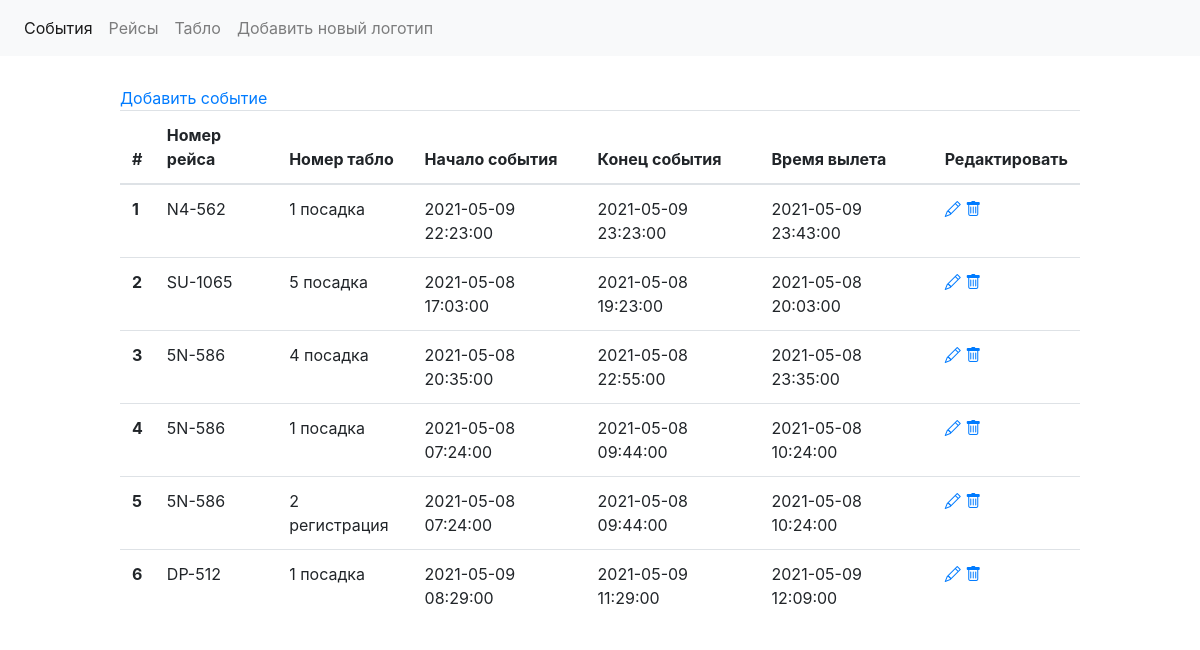
The page /index on the database as committed earlier.
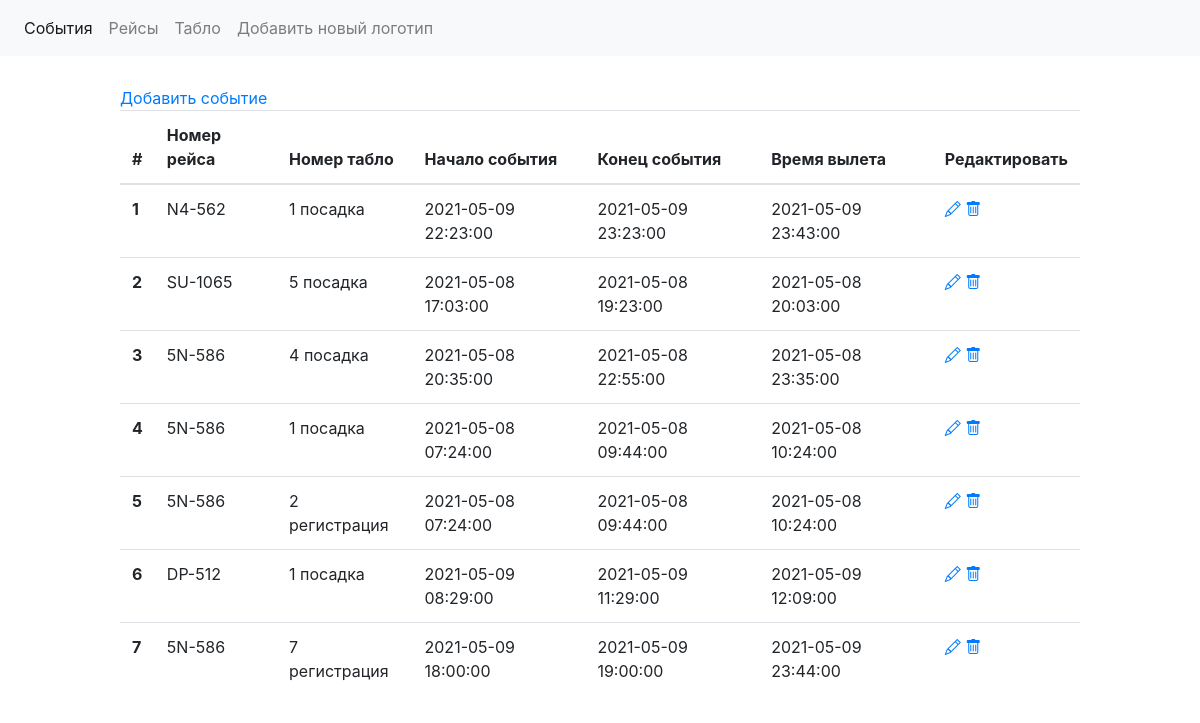
The same page on the database as committed later.
### data/main_table.py (models this page shows)
class MainTable(SqlAlchemyBase, SerializerMixin):
    __tablename__ = 'main'
    id = sqlalchemy.Column(sqlalchemy.Integer,
                           primary_key=True, autoincrement=True)
    n_route_id = sqlalchemy.Column(sqlalchemy.Integer,
                                   sqlalchemy.ForeignKey("routes.id"))
    n_route = orm.relation('Routes')
    begin_time = sqlalchemy.Column(sqlalchemy.DateTime, default=datetime.datetime.now)
    end_time = sqlalchemy.Column(sqlalchemy.DateTime, default=datetime.datetime.now)
    up_time = sqlalchemy.Column(sqlalchemy.DateTime, default=datetime.datetime.now)
    n_st_id = sqlalchemy.Column(sqlalchemy.Integer,
                                sqlalchemy.ForeignKey("st.id"))
    n_st = orm.relation('Sts')

### data/routes.py (models this page shows)
class Routes(SqlAlchemyBase, SerializerMixin):
    __tablename__ = 'routes'
    id = sqlalchemy.Column(sqlalchemy.Integer,
                           primary_key=True, autoincrement=True)
    route = sqlalchemy.Column(sqlalchemy.String, nullable=True)
    path_logo = sqlalchemy.Column(sqlalchemy.String, nullable=True)
    airport = sqlalchemy.Column(sqlalchemy.String, nullable=True)

### main.py (the view)
@app.route('/', methods=['GET', 'POST'])
@app.route('/index', methods=['GET', 'POST'])
def events():
    db_sess = db_session.create_session()
    data = db_sess.query(MainTable).all()
    if 'st_number' in request.args.keys():
        id_row = request.args['st_number']
        db_sess.query(MainTable).filter(MainTable.id == id_row).delete()
        db_sess.commit()
        data = db_sess.query(MainTable).all()
    return render_template("events.html", data=enumerate(data))

### data/db_session.py (called while the page is built)
def create_session() -> Session:
    global __factory
    return __factory()

### templates/events.html (shortened to what this page needs)
{% extends "base.html" %}
{% block body %}
<div style="width: 80%; margin: auto; padding-top: 30px;">
    <a href="add">Добавить событие</a>
    <table class="table">
        <thead>
        <tr>
            <th scope="col">#</th>
            <th scope="col">Номер рейса</th>
            <th scope="col">Номер табло</th>
            <th scope="col">Начало события</th>
            <th scope="col">Конец события</th>
            <th scope="col">Время вылета</th>
            <th scope="col">Редактировать</th>
        </tr>
        </thead>
        <tbody>
        {% for index,raw in data %}
        <tr>
            <th scope="row">{{ index + 1 }}</th>
            <td>{{ raw.n_route.route }}</td>
            <td>{{ raw.n_st_id }}
                 {% if raw.n_st.type == 1 %}
                    регистрация
                  {% elif raw.n_st.type == 0 %}
                    посадка
                 {% endif %}
            </td>
            <td>{{ raw.begin_time }}</td>
            <td>{{ raw.end_time }}</td>
            <td>{{ raw.up_time }}</td>
            {% set edit_link = "edit?st_number=" + (raw.id)|string %}
            {% set delete_link = "index?st_number=" + (raw.id)|string %}
            <td>
                <a href="{{edit_link}}"><i class="bi bi-pencil"></i></a>
                <a href="{{delete_link}}"><i class="bi bi-trash"></i></a>
            </td>
        </tr>
        {% endfor %}
        </tbody>
    </table>
</div>
{% endblock %}

Rows that differ between the two databases and show on the page:
added MainTable: index+1 "7", n_route.route "5N-586", n_st_id "7", shows "регистрация", begin_time "2021-05-09 18:00:00", end_time "2021-05-09 19:00:00", up_time "2021-05-09 23:44:00"
